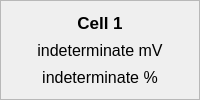
                 <widget class="QFrame" name="cell1_frame">
                  <property name="frameShape">
                   <enum>QFrame::StyledPanel</enum>
                  </property>
                  <property name="frameShadow">
                   <enum>QFrame::Raised</enum>
                  </property>
                  <layout class="QVBoxLayout" name="verticalLayout_10">
                   <item>
                    <widget class="QLabel" name="cell1_title">
                     <property name="font">
                      <font>
                       <pointsize>13</pointsize>
                       <weight>75</weight>
                       <bold>true</bold>
                      </font>
                     </property>
                     <property name="text">
                      <string>Cell 1</string>
                     </property>
                     <property name="alignment">
                      <set>Qt::AlignCenter</set>
                     </property>
                    </widget>
                   </item>
                   <item>
                    <widget class="QLabel" name="cell1_voltage">
                     <property name="font">
                      <font>
                       <pointsize>12</pointsize>
                      </font>
                     </property>
                     <property name="text">
                      <string>indeterminate mV</string>
                     </property>
                     <property name="alignment">
                      <set>Qt::AlignCenter</set>
                     </property>
                    </widget>
                   </item>
                   <item>
                    <widget class="QLabel" name="cell1_soc">
                     <property name="font">
                      <font>
                       <pointsize>12</pointsize>
                      </font>
                     </property>
                     <property name="text">
                      <string>indeterminate %</string>
                     </property>
                     <property name="alignment">
                      <set>Qt::AlignCenter</set>
                     </property>
                    </widget>
                   </item>
                  </layout>
                 </widget>
